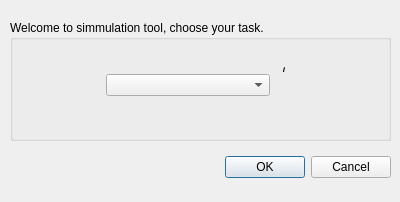
<?xml version="1.0" encoding="UTF-8"?>
<ui version="4.0">
 <class>Form</class>
 <widget class="QWidget" name="Form">
  <property name="geometry">
   <rect>
    <x>0</x>
    <y>0</y>
    <width>400</width>
    <height>202</height>
   </rect>
  </property>
  <property name="windowTitle">
   <string>Form</string>
  </property>
  <widget class="QGroupBox" name="groupBox">
   <property name="geometry">
    <rect>
     <x>10</x>
     <y>20</y>
     <width>381</width>
     <height>121</height>
    </rect>
   </property>
   <property name="title">
    <string>Welcome to simmulation tool, choose your task.</string>
   </property>
   <widget class="QWidget" name="horizontalLayoutWidget">
    <property name="geometry">
     <rect>
      <x>0</x>
      <y>40</y>
      <width>381</width>
      <height>51</height>
     </rect>
    </property>
    <layout class="QHBoxLayout" name="horizontalLayout">
     <property name="leftMargin">
      <number>20</number>
     </property>
     <property name="rightMargin">
      <number>20</number>
     </property>
     <item>
      <spacer name="horizontalSpacer">
       <property name="orientation">
        <enum>Qt::Horizontal</enum>
       </property>
       <property name="sizeHint" stdset="0">
        <size>
         <width>40</width>
         <height>20</height>
        </size>
       </property>
      </spacer>
     </item>
     <item>
      <widget class="QComboBox" name="comboBox">
       <property name="sizePolicy">
        <sizepolicy hsizetype="Fixed" vsizetype="Fixed">
         <horstretch>0</horstretch>
         <verstretch>0</verstretch>
        </sizepolicy>
       </property>
       <item>
        <property name="text">
         <string/>
        </property>
       </item>
       <item>
        <property name="text">
         <string>Sudoku                           </string>
        </property>
       </item>
       <item>
        <property name="text">
         <string>Fridge                                  </string>
        </property>
       </item>
      </widget>
     </item>
     <item>
      <layout class="QVBoxLayout" name="verticalLayout_11">
       <property name="spacing">
        <number>0</number>
       </property>
       <property name="rightMargin">
        <number>0</number>
       </property>
       <item>
        <widget class="QToolButton" name="toolButton_10">
         <property name="enabled">
          <bool>true</bool>
         </property>
         <property name="font">
          <font>
           <pointsize>6</pointsize>
           <weight>75</weight>
           <italic>true</italic>
           <bold>true</bold>
           <underline>false</underline>
          </font>
         </property>
         <property name="cursor">
          <cursorShape>PointingHandCursor</cursorShape>
         </property>
         <property name="text">
          <string>i</string>
         </property>
         <property name="popupMode">
          <enum>QToolButton::DelayedPopup</enum>
         </property>
         <property name="toolButtonStyle">
          <enum>Qt::ToolButtonFollowStyle</enum>
         </property>
         <property name="autoRaise">
          <bool>true</bool>
         </property>
         <property name="arrowType">
          <enum>Qt::NoArrow</enum>
         </property>
        </widget>
       </item>
       <item>
        <spacer name="verticalSpacer_10">
         <property name="orientation">
          <enum>Qt::Vertical</enum>
         </property>
         <property name="sizeHint" stdset="0">
          <size>
           <width>20</width>
           <height>40</height>
          </size>
         </property>
        </spacer>
       </item>
      </layout>
     </item>
     <item>
      <spacer name="horizontalSpacer_2">
       <property name="orientation">
        <enum>Qt::Horizontal</enum>
       </property>
       <property name="sizeHint" stdset="0">
        <size>
         <width>40</width>
         <height>20</height>
        </size>
       </property>
      </spacer>
     </item>
    </layout>
   </widget>
  </widget>
  <widget class="KDialogButtonBox" name="dialogButtonBox">
   <property name="geometry">
    <rect>
     <x>200</x>
     <y>150</y>
     <width>191</width>
     <height>34</height>
    </rect>
   </property>
   <property name="accessibleDescription">
    <string/>
   </property>
   <property name="locale">
    <locale language="English" country="UnitedKingdom"/>
   </property>
   <property name="standardButtons">
    <set>QDialogButtonBox::Cancel|QDialogButtonBox::Ok</set>
   </property>
   <property name="centerButtons">
    <bool>false</bool>
   </property>
  </widget>
 </widget>
 <customwidgets>
  <customwidget>
   <class>KDialogButtonBox</class>
   <extends>QDialogButtonBox</extends>
   <header>kdialogbuttonbox.h</header>
  </customwidget>
 </customwidgets>
 <resources/>
 <connections/>
</ui>
